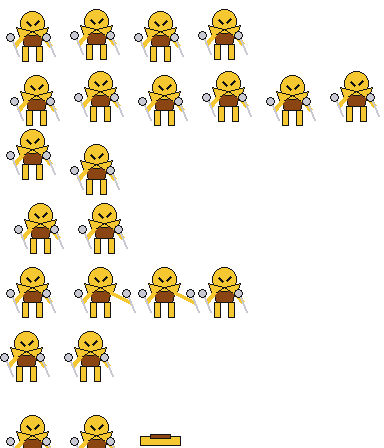
#> input picture soulmon_pvp/tools/assets/alakazam_sheet.png, 384 x 448 px
$ python unify_outline.py assets/alakazam_sheet.png assets/alakazam_sheet.png
#> lines starting #> are read from the running program, lines starting #| are printed output that depends on the picture; after the words box and inside, x2 and y2 are one past the last pixel; in counts of white or black regions, pixels touching at a corner belong together
# Recolour every edge pixel (opaque, touching transparent) to the darkest colour of the sheet's palette. Usage: in.png out.png
import sys, numpy as np
from collections import Counter
from PIL import Image
src, dst = sys.argv[1], sys.argv[2]
im = np.array(Image.open(src).convert('RGBA'))
#> im is the input picture: shape (448, 384, 4); mean R, G, B, A 28.1, 22.7, 9, 41.2
op = im[..., 3] > 0
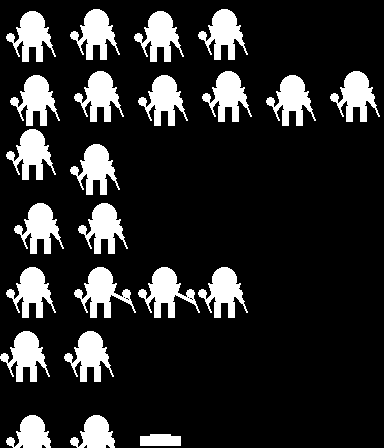
#> op: shape (448, 384) bool; 16.1% white; 23 white regions, largest, box (x1, y1, x2, y2) and area: (74, 267, 136, 318) 1335, (138, 267, 200, 318) 1335, (70, 9, 120, 60) 1266
cols = Counter(map(tuple, im[..., :3][op])); total = int(op.sum())
#> after `cols = Counter(map(tuple, im[..., :3][op]))`: cols = {(20, 20, 20): 6367, (245, 200, 50): 14686, (200, 200, 210): 2932, (139, 69, 19): 3777}
#> after `total = int(op.sum())`: total = 27762
pal = [c for c, n in cols.items() if n / total >= 0.002]
#> pal = [(20, 20, 20), (245, 200, 50), (200, 200, 210), (139, 69, 19)]
dark = min(pal, key=lambda c: 0.3 * c[0] + 0.59 * c[1] + 0.11 * c[2])
#> dark = (20, 20, 20)
# edge mask per 64px frame cell is not needed: transparency is the boundary of the whole sheet's silhouettes
pad = np.pad(op, 1, constant_values=False)
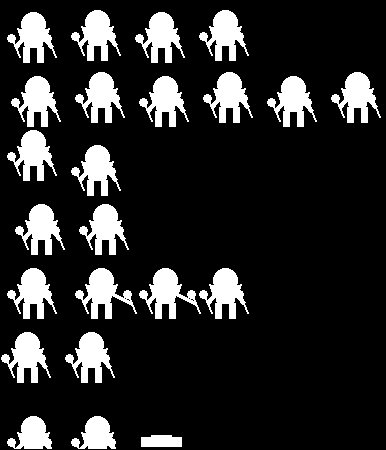
#> pad: shape (450, 386) bool; 16% white; 23 white regions, largest, box (x1, y1, x2, y2) and area: (75, 268, 137, 319) 1335, (139, 268, 201, 319) 1335, (71, 10, 121, 61) 1266
edge = op & (~pad[:-2, 1:-1] | ~pad[2:, 1:-1] | ~pad[1:-1, :-2] | ~pad[1:-1, 2:])
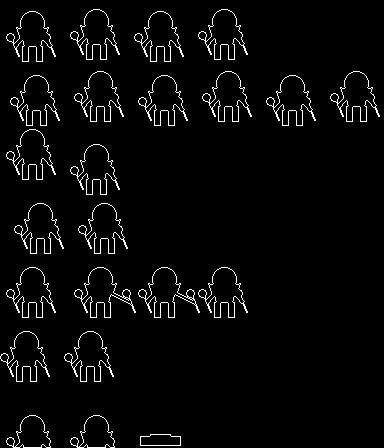
#> edge: shape (448, 384) bool; 3.4% white in thin lines or dots
im[edge, :3] = dark
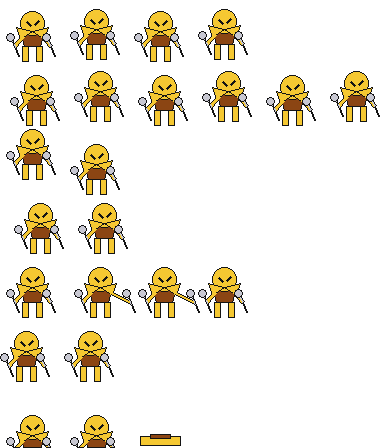
#> im: shape (448, 384, 4); 0.95% of pixels changed, all inside (x1, y1, x2, y2) = (6, 35, 380, 448); transparent parts drawn white
print('outline', '#%02x%02x%02x' % dark, 'edge px', int(edge.sum()))
#| outline #141414 edge px 5816
Image.fromarray(im, 'RGBA').save(dst)
